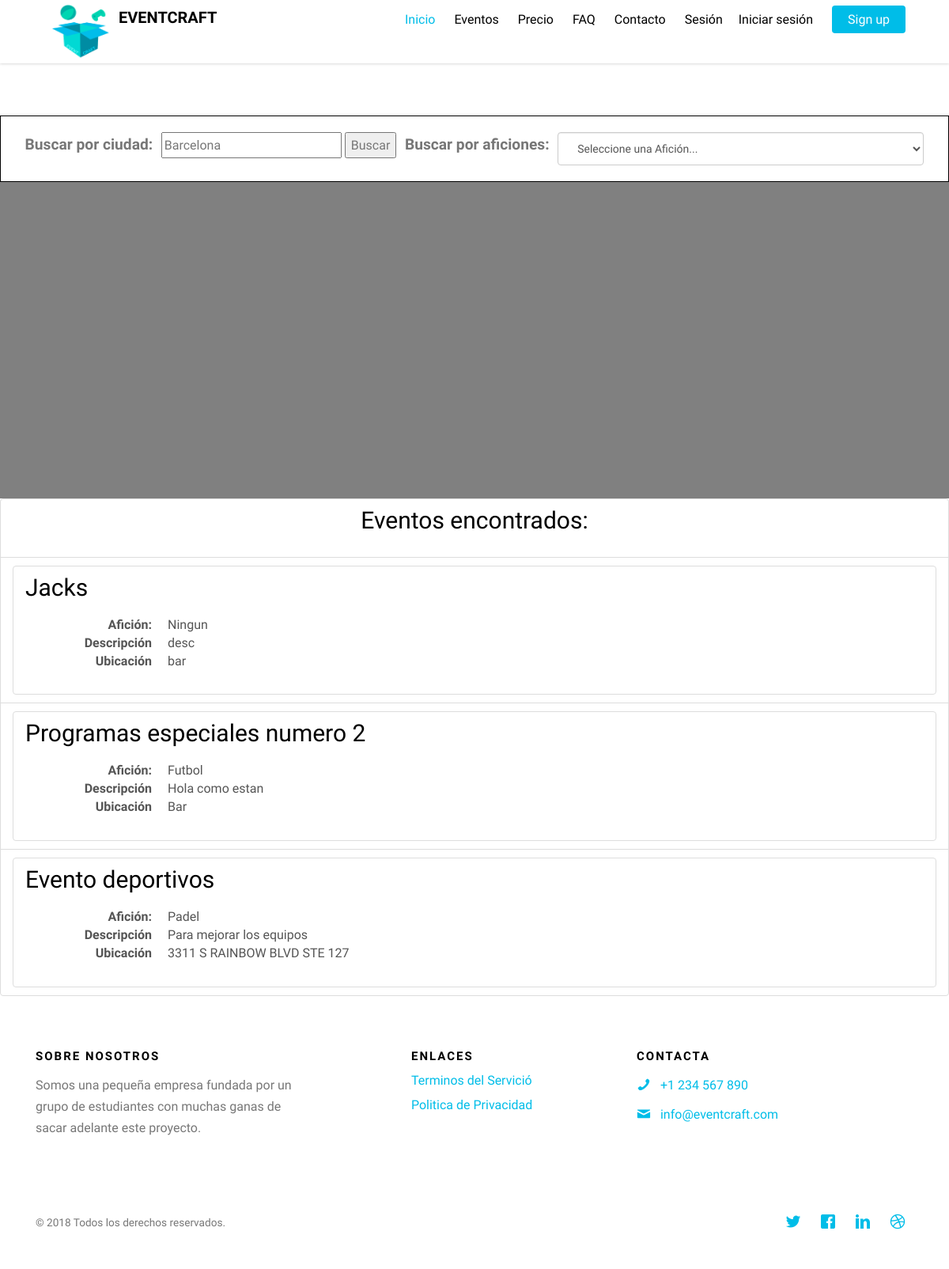
Screenshot of /events.php with the database file from the repository.
### tables this page shows
CREATE TABLE `eventos` (
  `id` int(11) NOT NULL,
  `nom_event` varchar(30) NOT NULL,
  `aficion` varchar(30) NOT NULL,
  `desc_event` text NOT NULL,
  `max_personas` int(11) NOT NULL,
  `fec_ini` datetime NOT NULL,
  `fec_fin` datetime NOT NULL,
  `dire_event` text NOT NULL,
  `ciudad` varchar(30) NOT NULL,
  `provincia` varchar(30) NOT NULL
);

### user/Eventoclass.php (called while the page is built, shortened)
<?php
$file = dirname(dirname((__FILE__)));
include_once($file.'/clases/Conexion.php');
class Evento
         {
            public function Selectfull(){
                $db = new Conexion();
                $sql = $db->query("SELECT * FROM eventos; ");
                if ($db->rows($sql) > 0) {
                    while ($t = $db->recorrer($sql)) {
                        $datos[] =  array(
                            'id' => $t['id'],
                            'nombre' =>$t['nom_event'],
                            'aficion' => $t['aficion'],
                            'descripcion' => $t['desc_event'],
                            'direccion' => $t['dire_event']
                        );
                    }
                    return $datos;
                }
            }
      }
 ?>

### clases/Conexion.php (called while the page is built, shortened)
<?php
class Conexion extends mysqli{
	public  function recorrer($y){
		return mysqli_fetch_array($y);
	}
	public  function  rows($y){
		return mysqli_num_rows($y);
	}
}
?>

### events.php (the view, shortened to what this page needs)
<?php include("user/Eventoclass.php");
$event = new Evento();
?>
<!DOCTYPE html>
<html>
<head>
	<link rel="stylesheet" href="css/animate.css">
	<link rel="stylesheet" href="css/icomoon.css">
	<link rel="stylesheet" href="css/themify-icons.css">
	<link rel="stylesheet" href="css/bootstrap.css">
	<link rel="stylesheet" href="css/magnific-popup.css">
	<link rel="stylesheet" href="css/owl.carousel.min.css">
	<link rel="stylesheet" href="css/owl.theme.default.min.css">
	<link rel="stylesheet" href="css/style.css">
	<?php include("Menu.php"); ?>
</head>
<body onload="cargaraficiones(); initialize()">
	<br>
	<br>
	<br>
	<br>
	<br>
	<div class="events-row" style="
    margin-top: 10px;">
    	<STRONG><big>Buscar por ciudad:</big></STRONG>
		<div>
			<div>
    			<input id="address" type="textbox" value="Barcelona">
   				<input type="button" value="Buscar" onclick="codeAddress()">
  			</div>
		</div><STRONG><big>Buscar por aficiones:</big></STRONG>
		<select onselect="filtroevent()"  onchange="filtroevent();" id="aficion" name="aficion" class="form-control2b">
  				<option value="default">Seleccione una Afición...</option>
 		</select>
	</div>
<div id="map"></div>
<?php
$datos = $event->Selectfull();
		$aficion = "";
 ?>
<div class="contenedor">
<div class="item-tot">
	 <ul class="list-group">
    <li class="list-group-item">
    	<center><h2>Eventos encontrados:</h2></center>
</li>
<?php
			if ($aficion == "") {
				if ($datos > 0) {
			  		foreach ($datos as $total) {
						  echo "<li class='list-group-item'>
						    	<a href='Detallesevento.php?id=".$total['id']."' class='list-group-item'>
						      	<h2>".$total['nombre']."</h2>
						      	<dl class='dl-horizontal'>
						      <dt>Afición:</dt>
						      <dd>".$total['aficion']."</dd>
						      <dt>Descripción</dt>
						      <dd>".$total['descripcion']."</dd>
						      <dt>Ubicación</dt>
						      <dd>".$total['direccion']."</dd>
						    </dl>
						    	</a>
						    </li>";
						}
					}else{
						echo "No hay resultados para mostrar";
					}
				}
		  	 ?>
		  	 </ul>
		  	 </div>
		  	 </div>
	<?php include("footer.php"); ?>
</body>
</html>

### Menu.php (shortened to what this page needs)
<head>
    <link rel="stylesheet" href="css/animate.css">
    <link rel="stylesheet" href="css/icomoon.css">
    <link rel="stylesheet" href="css/themify-icons.css">
    <link rel="stylesheet" href="css/bootstrap.css">
    <link rel="stylesheet" href="css/magnific-popup.css">
    <link rel="stylesheet" href="css/owl.carousel.min.css">
    <link rel="stylesheet" href="css/owl.theme.default.min.css">
    <link rel="stylesheet" href="css/style.css">
<nav class="gtco-nav" role="navigation">
      <div class="gtco-container">
        <div class="row">
          <div class="col-sm-1 col-xs-12">
            <div>
              <a href="index.php">
              <img src="images/logo.png" style="width:100px;height:70px;border:0;">
              </a>
            </div>
          </div>
          <div class="col-sm-3 col-xs-12">
            <div id="gtco-logo"><a href="index.php">EVENTCRAFT</a></div>
          </div>
          <div class="col-xs-10 text-right menu-1 main-nav">
            <ul>
              <li class="active"><a href="index.php" data-nav-section="home">Inicio</a></li>
            <li><a href="events.php" class="external"">Eventos</a></li>
            <li><a href="index.php" data-nav-section="products">Precio</a></li>
            <li><a href="index.php" data-nav-section="faq">FAQ</a></li>
            <li><a href="contact.php" class="external">Contacto</a></li>
              <li>
                <?php
                $sesion = false;
            if (!empty($_SESSION['Nombre']) && ($_SESSION['Nombre']<>'')){
              echo "<li> <a href='perfiluser.php'>". $_SESSION['Nombre']. "</a></li>";
              $sesion = true;
              }else{
              echo "<a>Sesión</a>";
            }
            if (empty($_SESSION['Nombre'])){
              echo "<li><a href='login.php' class='external' title='login'>Iniciar sesión</a></li>";
              $sesion = false;
             }
            else {
              echo "<li><a href='Logout.php' class='external' title='login'>Cerrar sesión</a></li>";
            }
          ?>
          <?php
          if ($sesion == false) {
             echo '<li class="btn-cta"><a href="singup.php" class="external" title="Sing up"><span>Sign up</span></a></li>';
          }
           ?>
            </ul>
          </div>
        </div>
      </div>
    </nav>
 </head>

### Footer.php (shortened to what this page needs)
<body>
  <link rel="stylesheet" href="css/animate.css">
  <link rel="stylesheet" href="css/icomoon.css">
  <link rel="stylesheet" href="css/themify-icons.css">
  <link rel="stylesheet" href="css/bootstrap.css">
  <link rel="stylesheet" href="css/magnific-popup.css">
  <link rel="stylesheet" href="css/owl.carousel.min.css">
  <link rel="stylesheet" href="css/owl.theme.default.min.css">
  <link rel="stylesheet" href="css/style.css">
    <footer id="gtco-footer" role="contentinfo">
    <div class="gtco-container">
      <div class="row row-pb-md">
        <div class="col-md-4">
          <div class="gtco-widget">
            <h3>Sobre Nosotros</h3>
            <p>Somos una pequeña empresa fundada por un grupo de estudiantes con muchas ganas de sacar adelante este proyecto.</p>
          </div>
        </div>
        <div class="col-md-4 col-md-push-1">
          <div class="gtco-widget">
            <h3>Enlaces</h3>
            <ul class="gtco-footer-links">
              <li><a href="Terminos_Servicio.php">Terminos del Servició</a></li>
              <li><a href="Politica_Privacidad.php">Politica de Privacidad</a></li>
            </ul>
          </div>
        </div>
        <div class="col-md-4">
          <div class="gtco-widget">
            <h3>Contacta</h3>
            <ul class="gtco-quick-contact">
              <li><a href="#"><i class="icon-phone"></i> +1 234 567 890</a></li>
              <li><a href="#"><i class="icon-mail2"></i> info@eventcraft.com</a></li>
            </ul>
          </div>
        </div>
      </div>
      <div class="row copyright">
        <div class="col-md-12">
          <p class="pull-left">
            <small class="block">&copy; 2018 Todos los derechos reservados.</small>
          </p>
          <p class="pull-right">
            <ul class="gtco-social-icons pull-right">
              <li><a href="#"><i class="icon-twitter"></i></a></li>
              <li><a href="#"><i class="icon-facebook"></i></a></li>
              <li><a href="#"><i class="icon-linkedin"></i></a></li>
              <li><a href="#"><i class="icon-dribbble"></i></a></li>
            </ul>
          </p>
        </div>
      </div>
    </div>
  </footer>
 </body>

### css/icomoon.css (style rules this page uses)
[class^="icon-"], [class*=" icon-"] { font-family: 'icomoon' !important; speak: none; font-style: normal; font-weight: normal; font-variant: normal; text-transform: none; line-height: 1; -webkit-font-smoothing: antialiased; -moz-osx-font-smoothing: grayscale; }
.icon-mail2:before { content: "\e9da"; }
.icon-phone:before { content: "\e9f4"; }
.icon-dribbble:before { content: "\ea65"; }
.icon-facebook:before { content: "\ea67"; }
.icon-linkedin:before { content: "\ea73"; }
.icon-twitter:before { content: "\ea7c"; }

### css/style.css (style rules this page uses)
body { font-family: "Droid Sans", Arial, sans-serif; font-weight: 400; font-size: 16px; line-height: 1.7; color: #777; background: #fff; }
a { color: #00bde8; -webkit-transition: 0.5s; -o-transition: 0.5s; transition: 0.5s; }
p { margin-bottom: 20px; }
h1, h2, h3, h4, h5, h6, figure { color: #000; font-family: "Droid Sans", Arial, sans-serif; font-weight: 400; margin: 0 0 20px 0; }
.gtco-container { max-width: 1140px; position: relative; margin: 0 auto; padding-left: 15px; padding-right: 15px; }
.gtco-nav { position: fixed; top: 0; margin: 0; padding: 0; width: 100%; padding: 5px 0; z-index: 1001; background: #fff; webkit-box-shadow: 0px 1px 3px 0px rgba(0, 0, 0, 0.15); -moz-box-shadow: 0px 1px 3px 0px rgba(0, 0, 0, 0.15); box-shadow: 0px 1px 3px 0px rgba(0, 0, 0, 0.15); }
.gtco-nav #gtco-logo { font-size: 20px; margin: 0; padding: 0; text-transform: uppercase; font-weight: bold; }
.gtco-nav a { padding: 0px 10px; color: #000; }
.gtco-nav ul { padding: 0; margin: 2px 0 0 0; }
.gtco-nav ul li { padding: 0; margin: 0; list-style: none; display: inline; }
.gtco-nav ul li a { font-size: 16px; padding: 30px 10px; -webkit-transition: 0.5s; -o-transition: 0.5s; transition: 0.5s; }
.gtco-nav ul li.btn-cta a { color: #fff; }
.gtco-nav ul li.btn-cta a span { border: none !important; background: #00bde8; padding: 4px 20px; display: -moz-inline-stack; display: inline-block; zoom: 1; *display: inline; -webkit-transition: 0.3s; -o-transition: 0.3s; transition: 0.3s; -webkit-border-radius: 4px; -moz-border-radius: 4px; -ms-border-radius: 4px; border-radius: 4px; }
.gtco-nav ul li.active > a { color: #00bde8 !important; }
.gtco-social-icons { margin: 0; padding: 0; }
.gtco-social-icons li { margin: 0; padding: 0; list-style: none; display: -moz-inline-stack; display: inline-block; zoom: 1; *display: inline; }
.gtco-social-icons li a { display: -moz-inline-stack; display: inline-block; zoom: 1; *display: inline; color: #00bde8; padding-left: 10px; padding-right: 10px; }
.gtco-social-icons li a i { font-size: 20px; }
#gtco-features, #gtco-features-2, #gtco-products, #gtco-services, #gtco-subscribe, #gtco-footer, #gtco-faq, .gtco-section { padding: 3em 0; clear: both; position: relative; }
#gtco-footer .gtco-footer-links { padding: 0; margin: 0 0 20px 0; float: left; width: 100%; }
#gtco-footer .gtco-footer-links li { padding: 0; margin: 0 0 15px 0; list-style: none; line-height: 1; }
#gtco-footer .gtco-footer-links li a { text-decoration: none; }
#gtco-footer .gtco-widget { margin-bottom: 30px; }
#gtco-footer .gtco-widget h3 { margin-bottom: 15px; font-weight: bold; font-size: 15px; letter-spacing: 2px; text-transform: uppercase; }
#gtco-footer .gtco-widget .gtco-quick-contact { padding: 0; margin: 0; }
#gtco-footer .gtco-widget .gtco-quick-contact li { padding: 0; margin: 0 0 10px 0; list-style: none; }
#gtco-footer .gtco-widget .gtco-quick-contact li i { width: 30px; float: left; font-size: 18px; position: relative; margin-top: 4px; display: -moz-inline-stack; display: inline-block; zoom: 1; *display: inline; }
#gtco-footer .copyright .block { display: block; }
.row-pb-md { padding-bottom: 4em !important; }
.events-row { margin-top: 9rem; width: 100%; display: flex; justify-content: space-evenly; border: 1px solid black; padding: 2rem; }
#map { width: 100%; height: 400px; background-color: grey; }

### rows the page displays
eventos: nom_event "Jacks", aficion "Ningun", desc_event "desc", dire_event "bar"
eventos: nom_event "Programas especiales numero 2", aficion "Futbol", desc_event "Hola como estan", dire_event "Bar"
eventos: nom_event "Evento deportivos", aficion "Padel", desc_event "Para mejorar los equipos", dire_event "3311 S RAINBOW BLVD STE 127"
